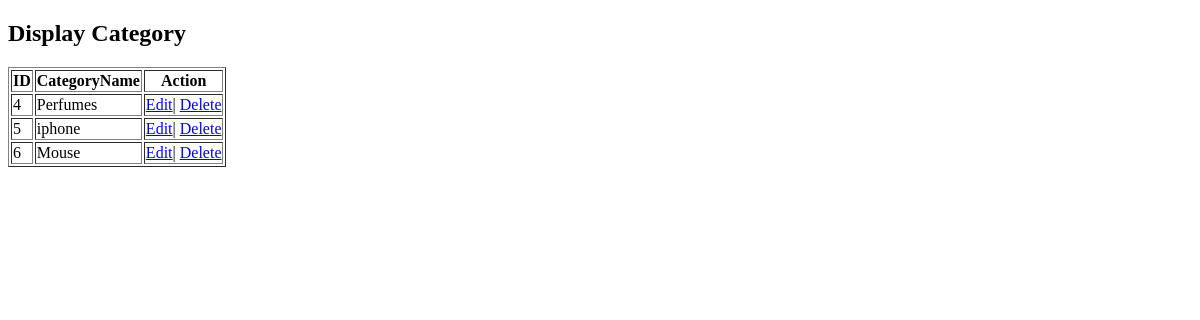
The app's page /display-category/, older data.
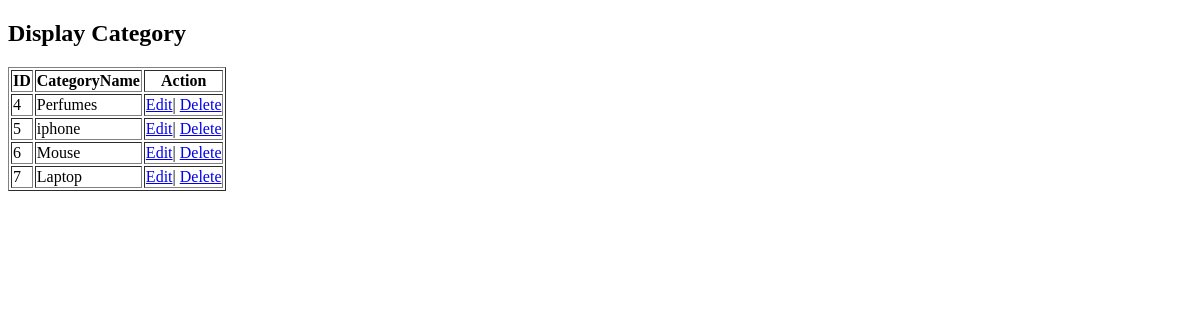
The same page, newer data.
### myuserapp/models.py (models this page shows, shortened)
class Category(models.Model):
  title = models.CharField(max_length=100)

### myuserapp/views.py (the view)
# urls.py: path('display-category/',views.display_category, name='display_category'),
def display_category(request):
    categorylist = Category.objects.all()
    return render(request, "display-category.html",{'category': categorylist})

### templates/display-category.html (shortened to what this page needs)
<!DOCTYPE html>
<html lang="en">
<head>
</head>
<body>
    <h2>Display Category</h2>
    <table border="1">
        <tr>
            <th>ID</th>
            <th>CategoryName</th>
            <th>Action</th>
        </tr>
        {% for c in category %}
            <tr>
                <td>{{c.id}}</td>
                <td>{{c.title}}</td>
                <td>
                    <a href="/edit-category/{{ category.id }}/">Edit</a>|
                    <a href="/delete-category/{{c.id}}/"
                    onclick="return confirm('Are you Sure?')">Delete</a>
                </td>
            </tr>
            {% endfor %}
    </table>
</body>
</html>

Row changes from the older to the newer data that the page shows:
added Category: id "7", title "Laptop"
